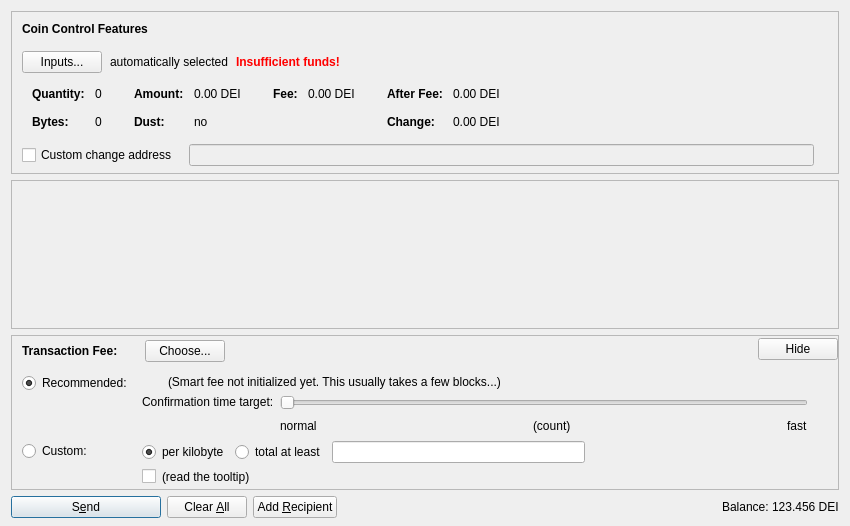
<?xml version="1.0" encoding="UTF-8"?>
<ui version="4.0">
 <class>SendCoinsDialog</class>
 <widget class="QDialog" name="SendCoinsDialog">
  <property name="geometry">
   <rect>
    <x>0</x>
    <y>0</y>
    <width>850</width>
    <height>526</height>
   </rect>
  </property>
  <property name="windowTitle">
   <string>Send Coins</string>
  </property>
  <layout class="QVBoxLayout" name="verticalLayout" stretch="0,1,0,0">
   <property name="bottomMargin">
    <number>8</number>
   </property>
   <item>
    <widget class="QFrame" name="frameCoinControl">
     <property name="sizePolicy">
      <sizepolicy hsizetype="Expanding" vsizetype="Expanding">
       <horstretch>0</horstretch>
       <verstretch>0</verstretch>
      </sizepolicy>
     </property>
     <property name="maximumSize">
      <size>
       <width>16777215</width>
       <height>16777215</height>
      </size>
     </property>
     <property name="frameShape">
      <enum>QFrame::StyledPanel</enum>
     </property>
     <property name="frameShadow">
      <enum>QFrame::Sunken</enum>
     </property>
     <layout class="QVBoxLayout" name="verticalLayoutCoinControl2">
      <property name="spacing">
       <number>0</number>
      </property>
      <property name="leftMargin">
       <number>0</number>
      </property>
      <property name="topMargin">
       <number>0</number>
      </property>
      <property name="rightMargin">
       <number>0</number>
      </property>
      <property name="bottomMargin">
       <number>6</number>
      </property>
      <item>
       <layout class="QVBoxLayout" name="verticalLayoutCoinControl" stretch="0,0,0,0,1">
        <property name="spacing">
         <number>0</number>
        </property>
        <property name="leftMargin">
         <number>10</number>
        </property>
        <property name="topMargin">
         <number>10</number>
        </property>
        <item>
         <layout class="QHBoxLayout" name="horizontalLayoutCoinControl1">
          <property name="bottomMargin">
           <number>15</number>
          </property>
          <item>
           <widget class="QLabel" name="labelCoinControlFeatures">
            <property name="sizePolicy">
             <sizepolicy hsizetype="Preferred" vsizetype="Maximum">
              <horstretch>0</horstretch>
              <verstretch>0</verstretch>
             </sizepolicy>
            </property>
            <property name="font">
             <font>
              <weight>75</weight>
              <bold>true</bold>
             </font>
            </property>
            <property name="styleSheet">
             <string notr="true">font-weight:bold;</string>
            </property>
            <property name="text">
             <string>Coin Control Features</string>
            </property>
           </widget>
          </item>
         </layout>
        </item>
        <item>
         <layout class="QHBoxLayout" name="horizontalLayoutCoinControl2" stretch="0,0,0,0">
          <property name="spacing">
           <number>8</number>
          </property>
          <property name="bottomMargin">
           <number>10</number>
          </property>
          <item>
           <widget class="QPushButton" name="pushButtonCoinControl">
            <property name="styleSheet">
             <string notr="true"/>
            </property>
            <property name="text">
             <string>Inputs...</string>
            </property>
            <property name="autoDefault">
             <bool>false</bool>
            </property>
           </widget>
          </item>
          <item>
           <widget class="QLabel" name="labelCoinControlAutomaticallySelected">
            <property name="text">
             <string>automatically selected</string>
            </property>
            <property name="margin">
             <number>5</number>
            </property>
           </widget>
          </item>
          <item>
           <widget class="QLabel" name="labelCoinControlInsuffFunds">
            <property name="font">
             <font>
              <weight>75</weight>
              <bold>true</bold>
             </font>
            </property>
            <property name="styleSheet">
             <string notr="true">color:red;font-weight:bold;</string>
            </property>
            <property name="text">
             <string>Insufficient funds!</string>
            </property>
            <property name="margin">
             <number>5</number>
            </property>
           </widget>
          </item>
          <item>
           <spacer name="horizontalSpacerCoinControl">
            <property name="orientation">
             <enum>Qt::Horizontal</enum>
            </property>
            <property name="sizeHint" stdset="0">
             <size>
              <width>40</width>
              <height>1</height>
             </size>
            </property>
           </spacer>
          </item>
         </layout>
        </item>
        <item>
         <widget class="QWidget" name="widgetCoinControl" native="true">
          <property name="sizePolicy">
           <sizepolicy hsizetype="Preferred" vsizetype="Preferred">
            <horstretch>0</horstretch>
            <verstretch>0</verstretch>
           </sizepolicy>
          </property>
          <property name="minimumSize">
           <size>
            <width>0</width>
            <height>0</height>
           </size>
          </property>
          <property name="styleSheet">
           <string notr="true"/>
          </property>
          <layout class="QHBoxLayout" name="horizontalLayoutCoinControl5">
           <property name="leftMargin">
            <number>0</number>
           </property>
           <property name="topMargin">
            <number>0</number>
           </property>
           <property name="rightMargin">
            <number>0</number>
           </property>
           <property name="bottomMargin">
            <number>0</number>
           </property>
           <item>
            <layout class="QHBoxLayout" name="horizontalLayoutCoinControl3" stretch="0,0,0,1">
             <property name="spacing">
              <number>20</number>
             </property>
             <property name="topMargin">
              <number>0</number>
             </property>
             <property name="bottomMargin">
              <number>10</number>
             </property>
             <item>
              <layout class="QFormLayout" name="formLayoutCoinControl1">
               <property name="horizontalSpacing">
                <number>10</number>
               </property>
               <property name="verticalSpacing">
                <number>14</number>
               </property>
               <property name="leftMargin">
                <number>10</number>
               </property>
               <property name="topMargin">
                <number>4</number>
               </property>
               <property name="rightMargin">
                <number>6</number>
               </property>
               <item row="0" column="0">
                <widget class="QLabel" name="labelCoinControlQuantityText">
                 <property name="font">
                  <font>
                   <weight>75</weight>
                   <bold>true</bold>
                  </font>
                 </property>
                 <property name="text">
                  <string>Quantity:</string>
                 </property>
                 <property name="margin">
                  <number>0</number>
                 </property>
                </widget>
               </item>
               <item row="0" column="1">
                <widget class="QLabel" name="labelCoinControlQuantity">
                 <property name="cursor">
                  <cursorShape>IBeamCursor</cursorShape>
                 </property>
                 <property name="contextMenuPolicy">
                  <enum>Qt::ActionsContextMenu</enum>
                 </property>
                 <property name="text">
                  <string notr="true">0</string>
                 </property>
                 <property name="margin">
                  <number>0</number>
                 </property>
                 <property name="textInteractionFlags">
                  <set>Qt::LinksAccessibleByMouse|Qt::TextSelectableByKeyboard|Qt::TextSelectableByMouse</set>
                 </property>
                </widget>
               </item>
               <item row="1" column="0">
                <widget class="QLabel" name="labelCoinControlBytesText">
                 <property name="font">
                  <font>
                   <weight>75</weight>
                   <bold>true</bold>
                  </font>
                 </property>
                 <property name="text">
                  <string>Bytes:</string>
                 </property>
                </widget>
               </item>
               <item row="1" column="1">
                <widget class="QLabel" name="labelCoinControlBytes">
                 <property name="cursor">
                  <cursorShape>IBeamCursor</cursorShape>
                 </property>
                 <property name="contextMenuPolicy">
                  <enum>Qt::ActionsContextMenu</enum>
                 </property>
                 <property name="text">
                  <string notr="true">0</string>
                 </property>
                 <property name="textInteractionFlags">
                  <set>Qt::LinksAccessibleByMouse|Qt::TextSelectableByKeyboard|Qt::TextSelectableByMouse</set>
                 </property>
                </widget>
               </item>
              </layout>
             </item>
             <item>
              <layout class="QFormLayout" name="formLayoutCoinControl2">
               <property name="horizontalSpacing">
                <number>10</number>
               </property>
               <property name="verticalSpacing">
                <number>14</number>
               </property>
               <property name="leftMargin">
                <number>6</number>
               </property>
               <property name="topMargin">
                <number>4</number>
               </property>
               <property name="rightMargin">
                <number>6</number>
               </property>
               <item row="0" column="0">
                <widget class="QLabel" name="labelCoinControlAmountText">
                 <property name="font">
                  <font>
                   <weight>75</weight>
                   <bold>true</bold>
                  </font>
                 </property>
                 <property name="text">
                  <string>Amount:</string>
                 </property>
                 <property name="margin">
                  <number>0</number>
                 </property>
                </widget>
               </item>
               <item row="0" column="1">
                <widget class="QLabel" name="labelCoinControlAmount">
                 <property name="cursor">
                  <cursorShape>IBeamCursor</cursorShape>
                 </property>
                 <property name="contextMenuPolicy">
                  <enum>Qt::ActionsContextMenu</enum>
                 </property>
                 <property name="text">
                  <string notr="true">0.00 DEI</string>
                 </property>
                 <property name="textInteractionFlags">
                  <set>Qt::LinksAccessibleByMouse|Qt::TextSelectableByKeyboard|Qt::TextSelectableByMouse</set>
                 </property>
                </widget>
               </item>
               <item row="1" column="0">
                <widget class="QLabel" name="labelCoinControlLowOutputText">
                 <property name="font">
                  <font>
                   <weight>75</weight>
                   <bold>true</bold>
                  </font>
                 </property>
                 <property name="text">
                  <string>Dust:</string>
                 </property>
                </widget>
               </item>
               <item row="1" column="1">
                <widget class="QLabel" name="labelCoinControlLowOutput">
                 <property name="cursor">
                  <cursorShape>IBeamCursor</cursorShape>
                 </property>
                 <property name="contextMenuPolicy">
                  <enum>Qt::ActionsContextMenu</enum>
                 </property>
                 <property name="text">
                  <string notr="true">no</string>
                 </property>
                 <property name="textInteractionFlags">
                  <set>Qt::LinksAccessibleByMouse|Qt::TextSelectableByKeyboard|Qt::TextSelectableByMouse</set>
                 </property>
                </widget>
               </item>
              </layout>
             </item>
             <item>
              <layout class="QFormLayout" name="formLayoutCoinControl3">
               <property name="horizontalSpacing">
                <number>10</number>
               </property>
               <property name="verticalSpacing">
                <number>14</number>
               </property>
               <property name="leftMargin">
                <number>6</number>
               </property>
               <property name="topMargin">
                <number>4</number>
               </property>
               <property name="rightMargin">
                <number>6</number>
               </property>
               <item row="0" column="0">
                <widget class="QLabel" name="labelCoinControlFeeText">
                 <property name="font">
                  <font>
                   <weight>75</weight>
                   <bold>true</bold>
                  </font>
                 </property>
                 <property name="text">
                  <string>Fee:</string>
                 </property>
                 <property name="margin">
                  <number>0</number>
                 </property>
                </widget>
               </item>
               <item row="0" column="1">
                <widget class="QLabel" name="labelCoinControlFee">
                 <property name="cursor">
                  <cursorShape>IBeamCursor</cursorShape>
                 </property>
                 <property name="contextMenuPolicy">
                  <enum>Qt::ActionsContextMenu</enum>
                 </property>
                 <property name="text">
                  <string notr="true">0.00 DEI</string>
                 </property>
                 <property name="textInteractionFlags">
                  <set>Qt::LinksAccessibleByMouse|Qt::TextSelectableByKeyboard|Qt::TextSelectableByMouse</set>
                 </property>
                </widget>
               </item>
              </layout>
             </item>
             <item>
              <layout class="QFormLayout" name="formLayoutCoinControl4">
               <property name="horizontalSpacing">
                <number>10</number>
               </property>
               <property name="verticalSpacing">
                <number>14</number>
               </property>
               <property name="leftMargin">
                <number>6</number>
               </property>
               <property name="topMargin">
                <number>4</number>
               </property>
               <property name="rightMargin">
                <number>6</number>
               </property>
               <item row="0" column="0">
                <widget class="QLabel" name="labelCoinControlAfterFeeText">
                 <property name="font">
                  <font>
                   <weight>75</weight>
                   <bold>true</bold>
                  </font>
                 </property>
                 <property name="text">
                  <string>After Fee:</string>
                 </property>
                 <property name="margin">
                  <number>0</number>
                 </property>
                </widget>
               </item>
               <item row="0" column="1">
                <widget class="QLabel" name="labelCoinControlAfterFee">
                 <property name="cursor">
                  <cursorShape>IBeamCursor</cursorShape>
                 </property>
                 <property name="contextMenuPolicy">
                  <enum>Qt::ActionsContextMenu</enum>
                 </property>
                 <property name="text">
                  <string notr="true">0.00 DEI</string>
                 </property>
                 <property name="textInteractionFlags">
                  <set>Qt::LinksAccessibleByMouse|Qt::TextSelectableByKeyboard|Qt::TextSelectableByMouse</set>
                 </property>
                </widget>
               </item>
               <item row="1" column="0">
                <widget class="QLabel" name="labelCoinControlChangeText">
                 <property name="font">
                  <font>
                   <weight>75</weight>
                   <bold>true</bold>
                  </font>
                 </property>
                 <property name="text">
                  <string>Change:</string>
                 </property>
                </widget>
               </item>
               <item row="1" column="1">
                <widget class="QLabel" name="labelCoinControlChange">
                 <property name="cursor">
                  <cursorShape>IBeamCursor</cursorShape>
                 </property>
                 <property name="contextMenuPolicy">
                  <enum>Qt::ActionsContextMenu</enum>
                 </property>
                 <property name="text">
                  <string notr="true">0.00 DEI</string>
                 </property>
                 <property name="textInteractionFlags">
                  <set>Qt::LinksAccessibleByMouse|Qt::TextSelectableByKeyboard|Qt::TextSelectableByMouse</set>
                 </property>
                </widget>
               </item>
              </layout>
             </item>
            </layout>
           </item>
          </layout>
         </widget>
        </item>
        <item>
         <layout class="QHBoxLayout" name="horizontalLayoutCoinControl4" stretch="0,0,0">
          <property name="spacing">
           <number>12</number>
          </property>
          <property name="sizeConstraint">
           <enum>QLayout::SetDefaultConstraint</enum>
          </property>
          <property name="topMargin">
           <number>5</number>
          </property>
          <property name="rightMargin">
           <number>5</number>
          </property>
          <item>
           <widget class="QCheckBox" name="checkBoxCoinControlChange">
            <property name="toolTip">
             <string>If this is activated, but the change address is empty or invalid, change will be sent to a newly generated address.</string>
            </property>
            <property name="text">
             <string>Custom change address</string>
            </property>
           </widget>
          </item>
          <item>
           <widget class="QValidatedLineEdit" name="lineEditCoinControlChange">
            <property name="enabled">
             <bool>false</bool>
            </property>
            <property name="sizePolicy">
             <sizepolicy hsizetype="Expanding" vsizetype="Fixed">
              <horstretch>0</horstretch>
              <verstretch>0</verstretch>
             </sizepolicy>
            </property>
           </widget>
          </item>
          <item>
           <widget class="QLabel" name="labelCoinControlChangeLabel">
            <property name="sizePolicy">
             <sizepolicy hsizetype="Preferred" vsizetype="Expanding">
              <horstretch>0</horstretch>
              <verstretch>0</verstretch>
             </sizepolicy>
            </property>
            <property name="minimumSize">
             <size>
              <width>0</width>
              <height>0</height>
             </size>
            </property>
            <property name="text">
             <string/>
            </property>
            <property name="margin">
             <number>3</number>
            </property>
           </widget>
          </item>
         </layout>
        </item>
        <item>
         <spacer name="verticalSpacerCoinControl">
          <property name="orientation">
           <enum>Qt::Vertical</enum>
          </property>
          <property name="sizeHint" stdset="0">
           <size>
            <width>800</width>
            <height>1</height>
           </size>
          </property>
         </spacer>
        </item>
       </layout>
      </item>
     </layout>
    </widget>
   </item>
   <item>
    <widget class="QScrollArea" name="scrollArea">
     <property name="widgetResizable">
      <bool>true</bool>
     </property>
     <widget class="QWidget" name="scrollAreaWidgetContents">
      <property name="geometry">
       <rect>
        <x>0</x>
        <y>0</y>
        <width>830</width>
        <height>104</height>
       </rect>
      </property>
      <layout class="QVBoxLayout" name="verticalLayout_2" stretch="0,1">
       <property name="leftMargin">
        <number>0</number>
       </property>
       <property name="topMargin">
        <number>0</number>
       </property>
       <property name="rightMargin">
        <number>0</number>
       </property>
       <property name="bottomMargin">
        <number>0</number>
       </property>
       <item>
        <layout class="QVBoxLayout" name="entries">
         <property name="spacing">
          <number>6</number>
         </property>
        </layout>
       </item>
       <item>
        <spacer name="verticalSpacer">
         <property name="orientation">
          <enum>Qt::Vertical</enum>
         </property>
         <property name="sizeHint" stdset="0">
          <size>
           <width>20</width>
           <height>40</height>
          </size>
         </property>
        </spacer>
       </item>
      </layout>
     </widget>
    </widget>
   </item>
   <item>
    <widget class="QFrame" name="frameFee">
     <property name="sizePolicy">
      <sizepolicy hsizetype="Expanding" vsizetype="Expanding">
       <horstretch>0</horstretch>
       <verstretch>0</verstretch>
      </sizepolicy>
     </property>
     <property name="maximumSize">
      <size>
       <width>16777215</width>
       <height>16777215</height>
      </size>
     </property>
     <property name="frameShape">
      <enum>QFrame::StyledPanel</enum>
     </property>
     <property name="frameShadow">
      <enum>QFrame::Sunken</enum>
     </property>
     <layout class="QVBoxLayout" name="verticalLayoutFee1">
      <property name="spacing">
       <number>0</number>
      </property>
      <property name="leftMargin">
       <number>0</number>
      </property>
      <property name="topMargin">
       <number>0</number>
      </property>
      <property name="rightMargin">
       <number>0</number>
      </property>
      <property name="bottomMargin">
       <number>0</number>
      </property>
      <item>
       <layout class="QVBoxLayout" name="verticalLayoutFee2" stretch="0,0,0">
        <property name="spacing">
         <number>0</number>
        </property>
        <property name="leftMargin">
         <number>10</number>
        </property>
        <property name="topMargin">
         <number>0</number>
        </property>
        <item>
         <layout class="QHBoxLayout" name="horizontalLayoutFee1">
          <property name="bottomMargin">
           <number>0</number>
          </property>
          <item>
           <layout class="QVBoxLayout" name="verticalLayoutFee7">
            <property name="spacing">
             <number>0</number>
            </property>
            <item>
             <spacer name="verticalSpacerSmartFee">
              <property name="orientation">
               <enum>Qt::Vertical</enum>
              </property>
              <property name="sizeType">
               <enum>QSizePolicy::Fixed</enum>
              </property>
              <property name="sizeHint" stdset="0">
               <size>
                <width>1</width>
                <height>4</height>
               </size>
              </property>
             </spacer>
            </item>
            <item>
             <layout class="QHBoxLayout" name="horizontalLayoutSmartFee">
              <property name="spacing">
               <number>10</number>
              </property>
              <item>
               <widget class="QLabel" name="labelFeeHeadline">
                <property name="sizePolicy">
                 <sizepolicy hsizetype="Preferred" vsizetype="Maximum">
                  <horstretch>0</horstretch>
                  <verstretch>0</verstretch>
                 </sizepolicy>
                </property>
                <property name="font">
                 <font>
                  <weight>75</weight>
                  <bold>true</bold>
                 </font>
                </property>
                <property name="styleSheet">
                 <string notr="true">font-weight:bold;</string>
                </property>
                <property name="text">
                 <string>Transaction Fee:</string>
                </property>
               </widget>
              </item>
              <item>
               <widget class="QLabel" name="labelFeeMinimized">
                <property name="text">
                 <string/>
                </property>
               </widget>
              </item>
              <item>
               <widget class="QPushButton" name="buttonChooseFee">
                <property name="text">
                 <string>Choose...</string>
                </property>
               </widget>
              </item>
             </layout>
            </item>
            <item>
             <spacer name="verticalSpacer_5">
              <property name="orientation">
               <enum>Qt::Vertical</enum>
              </property>
              <property name="sizeHint" stdset="0">
               <size>
                <width>1</width>
                <height>1</height>
               </size>
              </property>
             </spacer>
            </item>
           </layout>
          </item>
          <item>
           <spacer name="horizontalSpacer_4">
            <property name="orientation">
             <enum>Qt::Horizontal</enum>
            </property>
            <property name="sizeHint" stdset="0">
             <size>
              <width>40</width>
              <height>20</height>
             </size>
            </property>
           </spacer>
          </item>
          <item>
           <widget class="QPushButton" name="buttonMinimizeFee">
            <property name="toolTip">
             <string>collapse fee-settings</string>
            </property>
            <property name="text">
             <string>Hide</string>
            </property>
           </widget>
          </item>
         </layout>
        </item>
        <item>
         <widget class="QFrame" name="frameFeeSelection">
          <layout class="QVBoxLayout" name="verticalLayoutFee12">
           <property name="spacing">
            <number>0</number>
           </property>
           <property name="leftMargin">
            <number>0</number>
           </property>
           <property name="topMargin">
            <number>0</number>
           </property>
           <property name="rightMargin">
            <number>0</number>
           </property>
           <property name="bottomMargin">
            <number>0</number>
           </property>
           <item>
            <layout class="QGridLayout" name="gridLayoutFee">
             <property name="topMargin">
              <number>10</number>
             </property>
             <property name="bottomMargin">
              <number>4</number>
             </property>
             <property name="horizontalSpacing">
              <number>10</number>
             </property>
             <property name="verticalSpacing">
              <number>4</number>
             </property>
             <item row="1" column="1">
              <layout class="QVBoxLayout" name="verticalLayoutFee8">
               <property name="spacing">
                <number>6</number>
               </property>
               <item>
                <layout class="QHBoxLayout" name="horizontalLayoutFee13">
                 <item>
                  <widget class="QRadioButton" name="radioCustomPerKilobyte">
                   <property name="toolTip">
                    <string>If the custom fee is set to 1000 satoshis and the transaction is only 250 bytes, then &quot;per kilobyte&quot; only pays 250 satoshis in fee, while &quot;total at least&quot; pays 1000 satoshis. For transactions bigger than a kilobyte both pay by kilobyte.</string>
                   </property>
                   <property name="text">
                    <string>per kilobyte</string>
                   </property>
                   <property name="checked">
                    <bool>true</bool>
                   </property>
                   <attribute name="buttonGroup">
                    <string notr="true">groupCustomFee</string>
                   </attribute>
                  </widget>
                 </item>
                 <item>
                  <widget class="QRadioButton" name="radioCustomAtLeast">
                   <property name="toolTip">
                    <string>If the custom fee is set to 1000 satoshis and the transaction is only 250 bytes, then &quot;per kilobyte&quot; only pays 250 satoshis in fee, while &quot;total at least&quot; pays 1000 satoshis. For transactions bigger than a kilobyte both pay by kilobyte.</string>
                   </property>
                   <property name="text">
                    <string>total at least</string>
                   </property>
                   <attribute name="buttonGroup">
                    <string notr="true">groupCustomFee</string>
                   </attribute>
                  </widget>
                 </item>
                 <item>
                  <widget class="DeiMosAmountField" name="customFee"/>
                 </item>
                 <item>
                  <spacer name="horizontalSpacer_6">
                   <property name="orientation">
                    <enum>Qt::Horizontal</enum>
                   </property>
                   <property name="sizeHint" stdset="0">
                    <size>
                     <width>1</width>
                     <height>1</height>
                    </size>
                   </property>
                  </spacer>
                 </item>
                </layout>
               </item>
               <item>
                <layout class="QHBoxLayout" name="horizontalLayoutFee8">
                 <item>
                  <widget class="QCheckBox" name="checkBoxMinimumFee">
                   <property name="toolTip">
                    <string>Paying only the minimum fee is just fine as long as there is less transaction volume than space in the blocks. But be aware that this can end up in a never confirming transaction once there is more demand for deimos transactions than the network can process.</string>
                   </property>
                   <property name="text">
                    <string/>
                   </property>
                  </widget>
                 </item>
                 <item>
                  <widget class="QLabel" name="labelMinFeeWarning">
                   <property name="enabled">
                    <bool>true</bool>
                   </property>
                   <property name="toolTip">
                    <string>Paying only the minimum fee is just fine as long as there is less transaction volume than space in the blocks. But be aware that this can end up in a never confirming transaction once there is more demand for deimos transactions than the network can process.</string>
                   </property>
                   <property name="text">
                    <string>(read the tooltip)</string>
                   </property>
                   <property name="margin">
                    <number>5</number>
                   </property>
                  </widget>
                 </item>
                 <item>
                  <spacer name="horizontalSpacer_2">
                   <property name="orientation">
                    <enum>Qt::Horizontal</enum>
                   </property>
                   <property name="sizeHint" stdset="0">
                    <size>
                     <width>1</width>
                     <height>1</height>
                    </size>
                   </property>
                  </spacer>
                 </item>
                </layout>
               </item>
              </layout>
             </item>
             <item row="0" column="0">
              <layout class="QVBoxLayout" name="verticalLayoutFee4" stretch="0,1">
               <item>
                <widget class="QRadioButton" name="radioSmartFee">
                 <property name="text">
                  <string>Recommended:</string>
                 </property>
                 <property name="checked">
                  <bool>true</bool>
                 </property>
                 <attribute name="buttonGroup">
                  <string notr="true">groupFee</string>
                 </attribute>
                </widget>
               </item>
               <item>
                <spacer name="verticalSpacer_2">
                 <property name="orientation">
                  <enum>Qt::Vertical</enum>
                 </property>
                 <property name="sizeHint" stdset="0">
                  <size>
                   <width>1</width>
                   <height>1</height>
                  </size>
                 </property>
                </spacer>
               </item>
              </layout>
             </item>
             <item row="1" column="0">
              <layout class="QVBoxLayout" name="verticalLayoutFee9" stretch="0,1">
               <item>
                <widget class="QRadioButton" name="radioCustomFee">
                 <property name="text">
                  <string>Custom:</string>
                 </property>
                 <attribute name="buttonGroup">
                  <string notr="true">groupFee</string>
                 </attribute>
                </widget>
               </item>
               <item>
                <spacer name="verticalSpacer_6">
                 <property name="orientation">
                  <enum>Qt::Vertical</enum>
                 </property>
                 <property name="sizeHint" stdset="0">
                  <size>
                   <width>1</width>
                   <height>1</height>
                  </size>
                 </property>
                </spacer>
               </item>
              </layout>
             </item>
             <item row="0" column="1">
              <layout class="QVBoxLayout" name="verticalLayoutFee3" stretch="0,0,1">
               <property name="spacing">
                <number>6</number>
               </property>
               <property name="topMargin">
                <number>2</number>
               </property>
               <item>
                <layout class="QHBoxLayout" name="horizontalLayoutFee12">
                 <item>
                  <widget class="QLabel" name="labelSmartFee">
                   <property name="text">
                    <string/>
                   </property>
                   <property name="margin">
                    <number>2</number>
                   </property>
                  </widget>
                 </item>
                 <item>
                  <widget class="QLabel" name="labelFeeEstimation">
                   <property name="text">
                    <string/>
                   </property>
                  </widget>
                 </item>
                 <item>
                  <widget class="QLabel" name="labelSmartFee2">
                   <property name="text">
                    <string>(Smart fee not initialized yet. This usually takes a few blocks...)</string>
                   </property>
                   <property name="margin">
                    <number>2</number>
                   </property>
                  </widget>
                 </item>
                 <item>
                  <spacer name="horizontalSpacer_5">
                   <property name="orientation">
                    <enum>Qt::Horizontal</enum>
                   </property>
                   <property name="sizeHint" stdset="0">
                    <size>
                     <width>1</width>
                     <height>1</height>
                    </size>
                   </property>
                  </spacer>
                 </item>
                </layout>
               </item>
               <item>
                <layout class="QHBoxLayout" name="horizontalLayoutFee9">
                 <item>
                  <layout class="QVBoxLayout" name="verticalLayoutFee6">
                   <item>
                    <widget class="QLabel" name="labelSmartFee3">
                     <property name="text">
                      <string>Confirmation time target:</string>
                     </property>
                     <property name="margin">
                      <number>2</number>
                     </property>
                    </widget>
                   </item>
                   <item>
                    <spacer name="verticalSpacer_3">
                     <property name="orientation">
                      <enum>Qt::Vertical</enum>
                     </property>
                     <property name="sizeHint" stdset="0">
                      <size>
                       <width>1</width>
                       <height>1</height>
                      </size>
                     </property>
                    </spacer>
                   </item>
                  </layout>
                 </item>
                 <item>
                  <layout class="QVBoxLayout" name="verticalLayoutFee5">
                   <property name="rightMargin">
                    <number>30</number>
                   </property>
                   <item>
                    <widget class="QSlider" name="sliderSmartFee">
                     <property name="minimum">
                      <number>0</number>
                     </property>
                     <property name="maximum">
                      <number>23</number>
                     </property>
                     <property name="pageStep">
                      <number>1</number>
                     </property>
                     <property name="value">
                      <number>0</number>
                     </property>
                     <property name="orientation">
                      <enum>Qt::Horizontal</enum>
                     </property>
                     <property name="invertedAppearance">
                      <bool>false</bool>
                     </property>
                     <property name="invertedControls">
                      <bool>false</bool>
                     </property>
                     <property name="tickPosition">
                      <enum>QSlider::NoTicks</enum>
                     </property>
                    </widget>
                   </item>
                   <item>
                    <layout class="QHBoxLayout" name="horizontalLayoutFee10">
                     <item>
                      <widget class="QLabel" name="labelSmartFeeNormal">
                       <property name="text">
                        <string>normal</string>
                       </property>
                      </widget>
                     </item>
                     <item>
                      <spacer name="horizontalSpacer_7">
                       <property name="orientation">
                        <enum>Qt::Horizontal</enum>
                       </property>
                       <property name="sizeHint" stdset="0">
                        <size>
                         <width>40</width>
                         <height>20</height>
                        </size>
                       </property>
                      </spacer>
                     </item>
                     <item>
                      <widget class="QLabel" name="confirmationTargetLabel">
                       <property name="text">
                        <string notr="true">(count)</string>
                       </property>
                      </widget>
                     </item>
                     <item>
                      <spacer name="horizontalSpacer_3">
                       <property name="orientation">
                        <enum>Qt::Horizontal</enum>
                       </property>
                       <property name="sizeHint" stdset="0">
                        <size>
                         <width>40</width>
                         <height>20</height>
                        </size>
                       </property>
                      </spacer>
                     </item>
                     <item>
                      <widget class="QLabel" name="labelSmartFeeFast">
                       <property name="text">
                        <string>fast</string>
                       </property>
                      </widget>
                     </item>
                    </layout>
                   </item>
                  </layout>
                 </item>
                </layout>
               </item>
               <item>
                <spacer name="verticalSpacer_4">
                 <property name="orientation">
                  <enum>Qt::Vertical</enum>
                 </property>
                 <property name="sizeHint" stdset="0">
                  <size>
                   <width>1</width>
                   <height>1</height>
                  </size>
                 </property>
                </spacer>
               </item>
              </layout>
             </item>
            </layout>
           </item>
          </layout>
         </widget>
        </item>
        <item>
         <spacer name="verticalSpacerFee">
          <property name="orientation">
           <enum>Qt::Vertical</enum>
          </property>
          <property name="sizeHint" stdset="0">
           <size>
            <width>800</width>
            <height>1</height>
           </size>
          </property>
         </spacer>
        </item>
       </layout>
      </item>
     </layout>
    </widget>
   </item>
   <item>
    <layout class="QHBoxLayout" name="horizontalLayout">
     <item>
      <widget class="QPushButton" name="sendButton">
       <property name="minimumSize">
        <size>
         <width>150</width>
         <height>0</height>
        </size>
       </property>
       <property name="toolTip">
        <string>Confirm the send action</string>
       </property>
       <property name="text">
        <string>S&amp;end</string>
       </property>
       <property name="icon">
        <iconset resource="../deimos.qrc">
         <normaloff>:/icons/send</normaloff>:/icons/send</iconset>
       </property>
       <property name="autoDefault">
        <bool>false</bool>
       </property>
       <property name="default">
        <bool>true</bool>
       </property>
      </widget>
     </item>
     <item>
      <widget class="QPushButton" name="clearButton">
       <property name="sizePolicy">
        <sizepolicy hsizetype="Minimum" vsizetype="Fixed">
         <horstretch>0</horstretch>
         <verstretch>0</verstretch>
        </sizepolicy>
       </property>
       <property name="toolTip">
        <string>Clear all fields of the form.</string>
       </property>
       <property name="text">
        <string>Clear &amp;All</string>
       </property>
       <property name="icon">
        <iconset resource="../deimos.qrc">
         <normaloff>:/icons/remove</normaloff>:/icons/remove</iconset>
       </property>
       <property name="autoDefault">
        <bool>false</bool>
       </property>
      </widget>
     </item>
     <item>
      <widget class="QPushButton" name="addButton">
       <property name="toolTip">
        <string>Send to multiple recipients at once</string>
       </property>
       <property name="text">
        <string>Add &amp;Recipient</string>
       </property>
       <property name="icon">
        <iconset resource="../deimos.qrc">
         <normaloff>:/icons/add</normaloff>:/icons/add</iconset>
       </property>
       <property name="autoDefault">
        <bool>false</bool>
       </property>
      </widget>
     </item>
     <item>
      <spacer name="horizontalSpacer">
       <property name="orientation">
        <enum>Qt::Horizontal</enum>
       </property>
       <property name="sizeHint" stdset="0">
        <size>
         <width>40</width>
         <height>20</height>
        </size>
       </property>
      </spacer>
     </item>
     <item>
      <layout class="QHBoxLayout" name="horizontalLayout_2">
       <property name="spacing">
        <number>3</number>
       </property>
       <item>
        <widget class="QLabel" name="label">
         <property name="sizePolicy">
          <sizepolicy hsizetype="Preferred" vsizetype="Fixed">
           <horstretch>0</horstretch>
           <verstretch>0</verstretch>
          </sizepolicy>
         </property>
         <property name="text">
          <string>Balance:</string>
         </property>
        </widget>
       </item>
       <item>
        <widget class="QLabel" name="labelBalance">
         <property name="sizePolicy">
          <sizepolicy hsizetype="Preferred" vsizetype="Fixed">
           <horstretch>0</horstretch>
           <verstretch>0</verstretch>
          </sizepolicy>
         </property>
         <property name="cursor">
          <cursorShape>IBeamCursor</cursorShape>
         </property>
         <property name="text">
          <string notr="true">123.456 DEI</string>
         </property>
         <property name="textInteractionFlags">
          <set>Qt::LinksAccessibleByMouse|Qt::TextSelectableByKeyboard|Qt::TextSelectableByMouse</set>
         </property>
        </widget>
       </item>
      </layout>
     </item>
    </layout>
   </item>
  </layout>
 </widget>
 <customwidgets>
  <customwidget>
   <class>QValidatedLineEdit</class>
   <extends>QLineEdit</extends>
   <header>qvalidatedlineedit.h</header>
  </customwidget>
  <customwidget>
   <class>DeiMosAmountField</class>
   <extends>QLineEdit</extends>
   <header>deimosamountfield.h</header>
   <container>1</container>
  </customwidget>
 </customwidgets>
 <resources>
  <include location="../deimos.qrc"/>
 </resources>
 <connections/>
 <buttongroups>
  <buttongroup name="groupFee"/>
  <buttongroup name="groupCustomFee"/>
 </buttongroups>
</ui>
